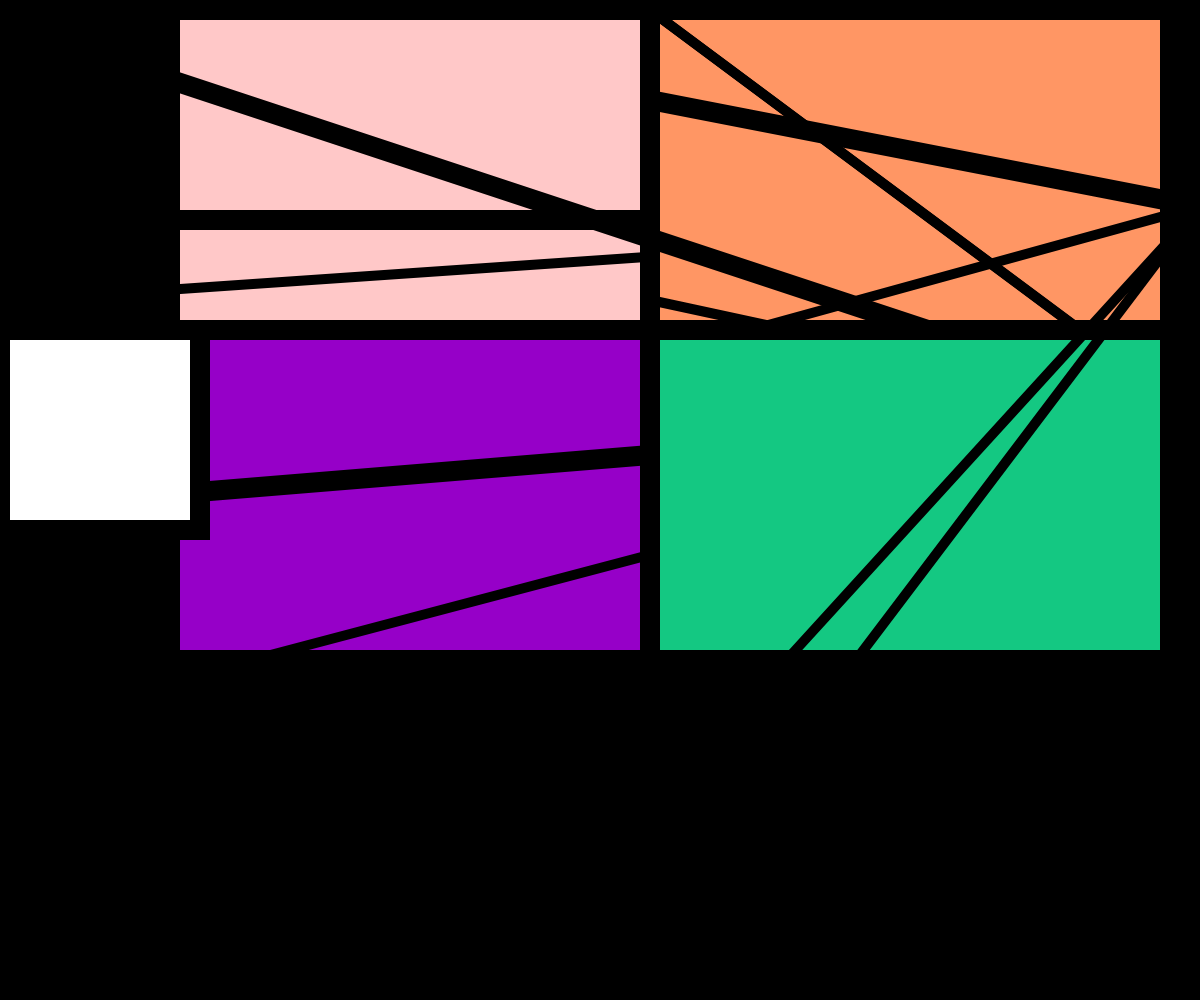
Frame 1 (no input)
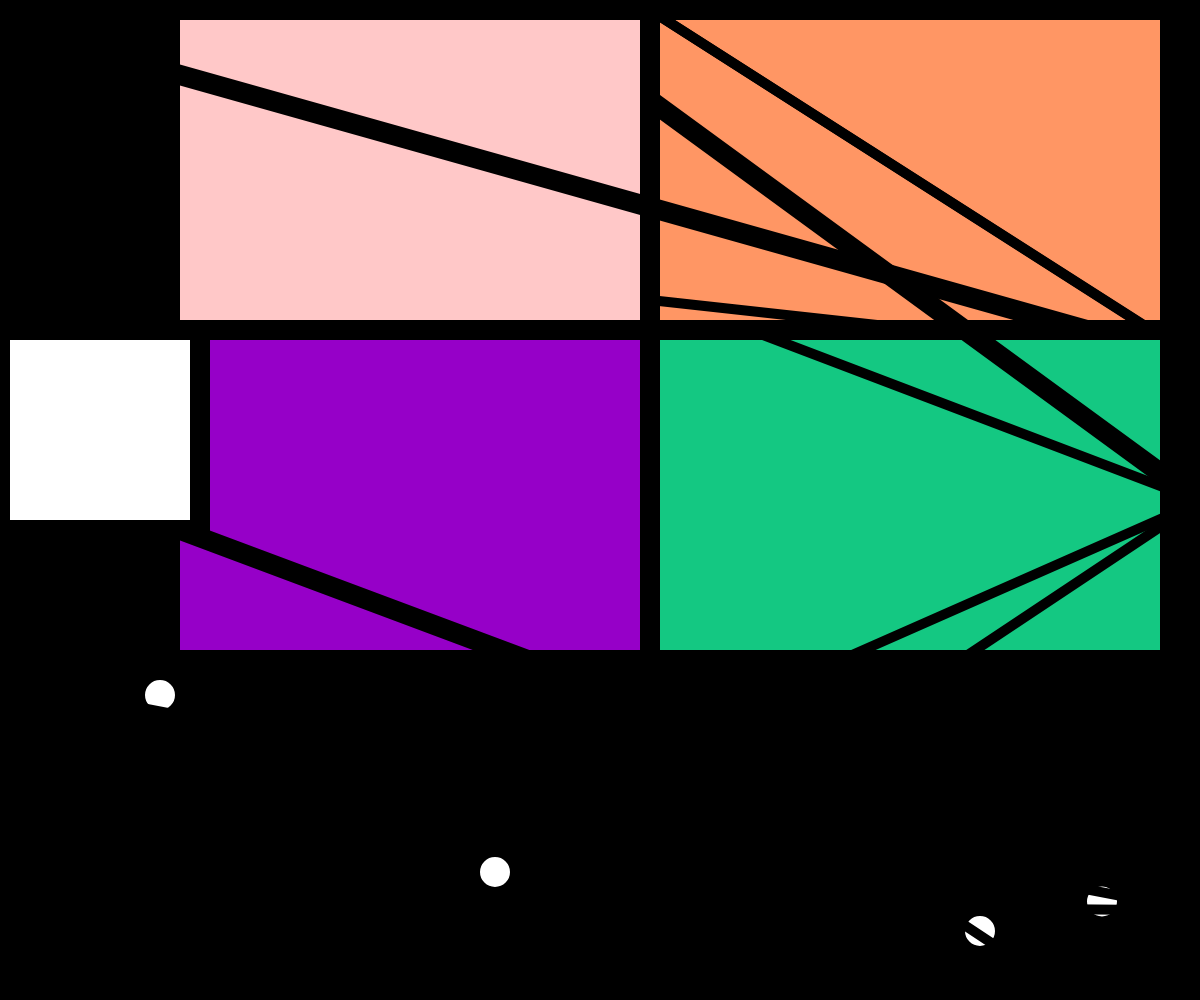
Frame 60 (no input)
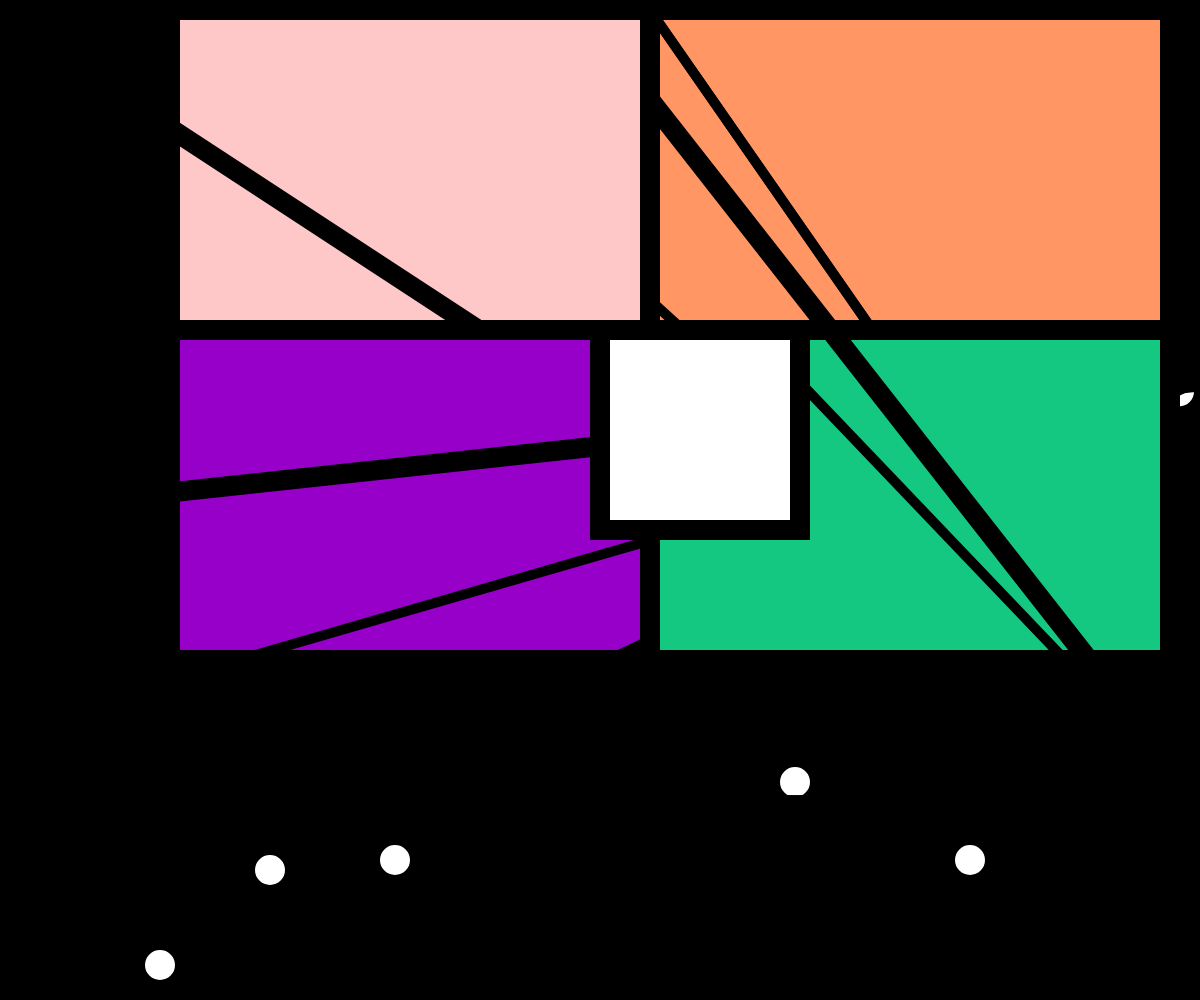
Frame 120 (the mouse pressed at the canvas centre since frame 60)

The p5.js sketch that drew these frames (run headless with seeded random() and noise() and a simulated clock; from frame 60 on, the mouse is pressed at the canvas centre):

// p5.js sketch
// ── sketch.js



let x = 200;
let y = 400;
let xspeed = 10;
let yspeed = 10;

let a = 200;
let b = 400;
let aspeed = 20;
let bspeed = 10;

let c = 200;
let d = 400;
let cspeed = 7;
let dspeed = 20;

let e = 200;
let f = 400;
let espeed = 10;
let fspeed = 20;

let g = 200;
let h = 400;
let gspeed = 5;
let hspeed = 8;

let i = 200;
let j = 400;
let ispeed = 20;
let jspeed = 9;

let k = 200;
let l = 400;
let kspeed = 40;
let lspeed = 5;

let m = 200;
let n = 400;
let mspeed = 15;
let nspeed = 20;

let o = 200;
let p = 400;
let ospeed = 15;
let pspeed = 20;


let r = 25;




function setup() {


    let a;

    
    let b;
    
    
    let c; 
    
    
    let d; 
    


    frameRate(30);

    color1 = random(0, 255);
    color2 = random(0, 255);
    color3 = random(0, 255);

    createCanvas(windowWidth,windowHeight);
    window.alert('Inspiration comes from game "Fruit Ninja." The coding process consisted of "let x," "if," "xspeed," and shape/color statements, along with the use of a "mouseX" statement to make one of the elements move with the mouse. The drawing itself has an abstract idea behind it: the squares and colors represent the fruits that are being cut; the black lines that are moving accross the rectangles represent the knives; the circles in the back represent the pieces of fruit being cute; and I decided to add an extra element (a basket) to collect the pieces of fruit. To interact with the drawing: use your mouse to move the "basket," which would represent "catching the cut pieces of fruit."');


    stroke(color1, color2, color3); 
    a = height / 4;
    
}


function draw() {
    
    background(0);

    
  
    fill(255);
    ellipse(x,y,r*2,r*2);
    x+=xspeed;
    y+=yspeed;

 if (x > width - r || x < r) {
    xspeed = -xspeed;
  }
  if (y > height - r || y < r) {
    yspeed = -yspeed;
  }

  fill(255);
  ellipse(x,y,r*2,r*2);
  x+=xspeed;
  y+=yspeed;

if (x > width - r || x < r) {
  xspeed = -xspeed;
}
if (y > height - r || y < r) {
  yspeed = -yspeed;
}

fill(255);
    ellipse(a,b,r*2,r*2);
    a+=aspeed;
    b+=bspeed;

 if (a > width - r || a < r) {
    aspeed = -aspeed;
  }
  if (b > height - r || b < r) {
    bspeed = -bspeed;
  }

  fill(255);
    ellipse(c,d,r*2,r*2);
    c+=cspeed;
    d+=dspeed;

 if (c > width - r || c < r) {
    cspeed = -cspeed;
  }
  if (d > height - r || d < r) {
    dspeed = -dspeed;
  }
  
  fill(255);
    ellipse(e,f,r*2,r*2);
    e+=espeed;
    f+=fspeed;

 if (e > width - r || e < r) {
    espeed = -espeed;
  }
  if (f > height - r || f < r) {
    fspeed = -fspeed;
  }
  
  fill(255);
    ellipse(g,h,r*2,r*2);
    g+=gspeed;
    h+=hspeed;

 if (g > width - r || g < r) {
    gspeed = -gspeed;
  }
  if (h > height - r || h < r) {
    hspeed = -hspeed;
  }

  fill(255);
    ellipse(i,j,r*2,r*2);
    i+=ispeed;
    j+=jspeed;

 if (i > width - r || i < r) {
    ispeed = -ispeed;
  }
  if (j > height - r || j < r) {
    jspeed = -jspeed;
  }

  fill(255);
    ellipse(k,l,r*2,r*2);
    k+=kspeed;
    l+=lspeed;

 if (k > width - r || k < r) {
    kspeed = -kspeed;
  }
  if (l > height - r || l < r) {
    lspeed = -lspeed;
  }

  fill(255);
    ellipse(m,n,r*2,r*2);
    m+=mspeed;
    n+=nspeed;

 if (m > width - r || m < r) {
    mspeed = -mspeed;
  }
  if (n > height - r || n < r) {
    nspeed = -nspeed;
  }

  fill(255);
    ellipse(o,p,r*2,r*2);
    o+=pspeed;
    o+=pspeed;

 if (o > width - r || o < r) {
    ospeed = -ospeed;
  }
  if (p > height - r || p < r) {
    pspeed = -pspeed;
  

  }

  

   
stroke(0);
strokeWeight(20);
   //big rect left up
   fill(255,200,200);
rect(170,10,480,320)

line(20, a, width, a);
    strokeWeight(10);
    a = a - 1;
    if (a < 9) {
      a = height;

    }
      line(20, 300, width, a);
    strokeWeight(10);
    a = a - 0.5;
    if (a < 9) {
      a = height;
    }

    line(a, 600, width, a);
    strokeWeight(10);
    a = a - 0.5;
    if (a < 9) {
      a = height;
    
    }

//big rect right up
stroke(0);
strokeWeight(20);
fill(255,150,100);
   rect(650,10,520,320);

   line(20, 30, width, d);
    strokeWeight(10);
    d = d - 0.5;
    if (a < 9) {
      d = height;
    }
      line(650, 10, width, d);
    strokeWeight(10);
    d = d - 0.5;
    if (a < 9) {
      d = height;

    }

    line(650, 10, width, d);
    strokeWeight(10);
    d = d - 0.5;
    if (a < 7) {
      d = height;
    }

    line(650, 300, width, d);
    strokeWeight(10);
    d = d - 0.5;
    if (a < 4) {
      d = height;

    }
   //big rect left down
   stroke(0);
strokeWeight(20);
fill(150,0,200);
   rect(170,330,480,330);

   line(100, 500, width, b);
    strokeWeight(10);
    b = b - 0.5;
    if (b < 9) {
      b = height;
    }

    line(100, 700, width, b);
    strokeWeight(10);
    b = b -0.5;
    if (b < 9) {
      b = height;
    

    }

    line(100, 900, width, b);
    strokeWeight(10);
    b = b - 0.5;
    if (b < 9) {
      b = height;

    }

   //big rect right down
   stroke(0);
strokeWeight(20);
fill(20,200,130);
   rect(650,330,520,330);

   line(650, 100, width, c);
    strokeWeight(10);
    c = c - 0.5;
    if (c < 9) {
      c = height;

    }

line(750, 700, width, c);
strokeWeight(10);
c = c - 0.5;
if (c < 9) {
 c = height;
    }

    line(750, 330, width, c);
strokeWeight(10);
c = c - 0.5;
if (c < 9) {
 c = height;
 
}

line(750, 800, width, c);
strokeWeight(10);
c = c - 0.5;
if (c < 9) {
 c = height;

}

//white rect in the middle 
stroke(0);
strokeWeight(20);
fill(255);
   rect(mouseX,330,200,200);
   

  



   
    
  
}
